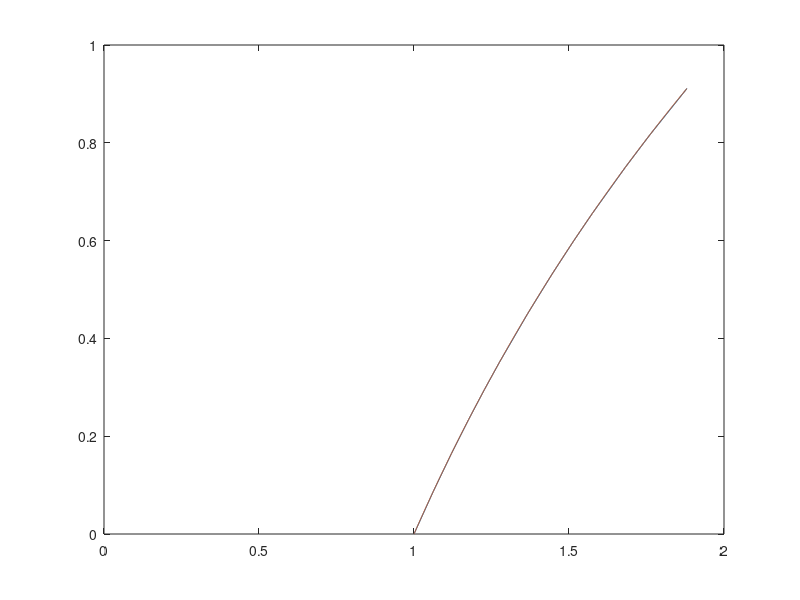

Here is the MATLAB script that generated this plot: (Note: this script raises an error after producing the figure.)
MAE=0.001;
count=0;
lp=1;
rp=2;
temp=0;
j=1;
k=1;
A=zeros(1,132);
B=zeros(1,132);
C=zeros(1,1322);
D=zeros(1,1322);
E=zeros(1,1322);
F=zeros(1,1322);

format long

while(lp~=2)
    for i=count:1:2^11
        if(1+i/2^11>=lp && 1+i/2^11<rp) 
           y= log2 (lp) + (1+i/2^11-lp)*(log2 (rp)-log2 (lp))/(rp-lp);
              if(abs(y-log2 (1+i/2^11))>MAE)
               flag=0;
               
               break
              
              else
               flag=1;
               temp=1+i/2^11;
               
              end
       
           
           
        end
    end
if(flag==0)
%if((lp+rp)/2<)
if(lp==rp)
    rp=2;
end
if(lp~=rp)
rp=(lp+rp)/2;
end

end

if(flag==1)
A(1+count)=lp;
B=log2 (A);
%B(1+count)=rp;
lp=rp;
rp=2;
count=count+1;
end

end



i=0;

 while(j~=132)
        if(  (1+i/2^11) >= A(j) && (1+i/2^11) < A(j+1) ) 
           C(k)=((B(j+1)-B(j))/(A(j+1)-A(j)))*(1+i/2^11-A(j))+B(j);
           D(k)=log2(1+i/2^11);
           E(k)=(D(k)-C(k));
           F(k)=1+i/2^11;
             k=k+1;
             i=i+1;
        else
            j=j+1;
        end
 
 end


%plot(F,E)

plot(A,B)

hold on

plot(F,D)

holf off





